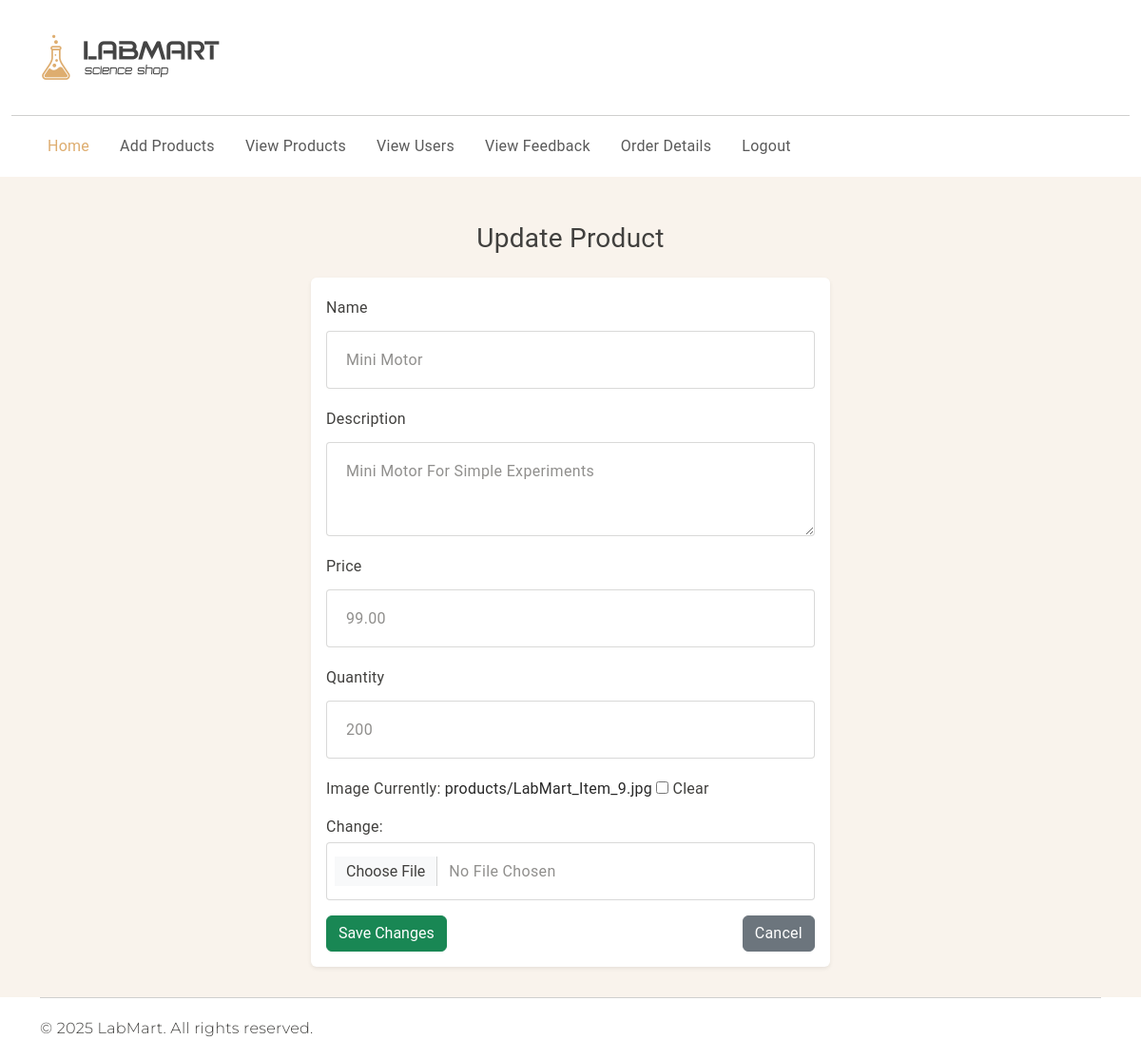
Page /updateproduct/4/ on the committed database.
### app1/models.py (models this page shows, shortened)
class Product(models.Model):
    name = models.CharField(max_length=200)
    description = models.TextField(blank=True, null=True)
    price = models.DecimalField(max_digits=10, decimal_places=2)
    quantity = models.PositiveIntegerField(default=0)
    image = models.ImageField(upload_to='products/', blank=True, null=True)
    created_at = models.DateTimeField(auto_now_add=True)
    updated_at = models.DateTimeField(auto_now=True)

### app1/views.py (the view)
# urls.py: path("updateproduct/<int:id>/", views.updateproduct, name="updateproduct"),
def updateproduct(request, id):
    product = get_object_or_404(Product, pk=id)
    if request.method == "POST":
        form = ProductForm(request.POST, request.FILES, instance=product)
        if form.is_valid():
            form.save()
            return redirect(viewproduct)
    else:
        form = ProductForm(instance=product)
    return render(request, "updateproduct.html", {"form": form})

### app1/form.py
class ProductForm(forms.ModelForm):
    class Meta:
        model = Product
        fields = ["name", "description", "price", "quantity", "image"]
        widgets = {
            "name": forms.TextInput(attrs={"class": "form-control"}),
            "description": forms.Textarea(attrs={"class": "form-control", "rows": 3}),
            "price": forms.NumberInput(attrs={"class": "form-control", "step": "0.01"}),
            "quantity": forms.NumberInput(attrs={"class": "form-control"}),
            "image": forms.ClearableFileInput(attrs={"class": "form-control"}),
        }

### template/updateproduct.html (shortened to what this page needs)
<!DOCTYPE html>
{% load static %}
<html lang="en">
<head>
<link rel="stylesheet" href="https://cdn.jsdelivr.net/npm/swiper@9/swiper-bundle.min.css" />
<link href="https://cdn.jsdelivr.net/npm/bootstrap@5.3.0-alpha3/dist/css/bootstrap.min.css" rel="stylesheet"
>
<link rel="stylesheet" type="text/css" href="{% static 'css/vendor.css' %}">
<link rel="stylesheet" type="text/css" href="{% static 'style.css' %}">
</head>
<body>
<header>
  <div class="container py-2">
    <div class="row py-4 align-items-center">
      <div class="col-sm-4 col-lg-3 text-center text-sm-start">
        <div class="main-logo">
            <img src="{% static 'images/logo.png' %}" alt="logo" class="img-fluid">
        </div>
      </div>
    </div>
  </div>
  <div class="container-fluid">
    <hr class="m-0">
  </div>
  <div class="container">
    <nav class="navbar navbar-expand-lg main-menu">
      <div class="offcanvas offcanvas-end" tabindex="-1" id="offcanvasNavbar" aria-labelledby="offcanvasNavbarLabel">
        <div class="offcanvas-body justify-content-between">
          <ul class="navbar-nav menu-list list-unstyled d-flex gap-md-3 mb-0">
            <li class="nav-item"><a href="{% url 'adminhome' %}" class="nav-link active">Home</a></li>
            <li class="nav-item"><a href="{% url 'addproduct' %}" class="nav-link">Add Products</a></li>
            <li class="nav-item"><a href="{% url 'viewproduct' %}" class="nav-link">View Products</a></li>
            <li class="nav-item"><a href="{% url 'viewuser' %}" class="nav-link">View Users</a></li>
            <li class="nav-item"><a href="{% url 'viewfeedback' %}" class="nav-link">View Feedback</a></li>
            <li class="nav-item"><a href="{% url 'orderdetails' %}" class="nav-link">Order Details</a></li>
            <li class="nav-item"><a href="{% url 'logout' %}" class="nav-link">Logout</a></li>
          </ul>
        </div>
      </div>
    </nav>
  </div>
</header>
<section id="update-product" class="min-vh-100" style="background:#F9F3EC;">
  <div class="container pt-5">
    <h3 class="text-center mb-4">Update Product</h3>
    <div class="row justify-content-center">
      <div class="col-md-6">
        <div class="card shadow-sm bg-white">
          <div class="card-body">
            <form method="post" enctype="multipart/form-data">
              {% for field in form %}
                <div class="mb-3">
                  <label class="form-label">{{ field.label }}</label>
                  {{ field }}
                </div>
              {% endfor %}
              <div class="d-flex justify-content-between mt-3">
                <button type="submit" class="btn btn-success">Save Changes</button>
                <a href="{% url 'viewproduct' %}" class="btn btn-secondary">Cancel</a>
              </div>
            </form>
          </div>
        </div>
      </div>
    </div>
  </div>
  <br>
</section>
  <div id="footer-bottom">
    <div class="container">
      <hr class="m-0">
      <div class="row mt-3">
        <div class="col-md-6 copyright">
          <p class="secondary-font">© 2025 LabMart. All rights reserved.</p>
        </div>
      </div>
    </div>
  </div>
</body>
</html>

### static/style.css (style rules this page uses)
:root { --header-height: 160px; --header-height-min: 80px; }
:root { --accent-color: #DEAD6F; --dark-color: #222222; --light-dark-color: #727272; --light-color: #fff; --grey-color: #dbdbdb; --light-grey-color: #fafafa; --primary-color: #6995B1; --light-primary-color: #eef1f3; }
:root { --body-font: 'Roboto', cursive; --heading-font: 'Roboto', cursive; --secondary-font: 'Montserrat', sans-serif; }
body { --bs-link-color: #333; --bs-link-hover-color: #333; --bs-link-color-rgb: 40, 40, 40; --bs-link-hover-color-rgb: 0, 0, 0; --bs-light-rgb: 248, 248, 248; --bs-font-sans-serif: 'Roboto', cursive; --bs-body-font-family: var(--bs-font-sans-serif); --bs-body-font-size: 1rem; --bs-body-font-weight: 400; --bs-body-line-height: 2; --bs-body-color: #41403E; --bs-primary: #DEAD6F; --bs-primary-rgb: 222, 173, 111; --bs-primary-bg-subtle: #FFF9EB; --bs-border-color: #F7F7F7; --bs-secondary-rgb: 230, 243, 251; --bs-success-rgb: 238, 245, 228; --bs-danger-rgb: 249, 235, 231; --bs-warning-rgb: 255, 249, 235; --bs-info-rgb: 230, 243, 250; }
body { letter-spacing: 0.01625rem; }
h1, h2, h3, h4, h5, h6 { font-family: var(--heading-font); color: var(--bs-body-color); font-weight: 400; text-transform: capitalize; }
a { text-decoration: none; }
.secondary-font { font-family: var(--secondary-font); font-weight: 300; }
.navbar-nav .nav-link.active, .navbar-nav .nav-link.show, .nav-link:focus, .nav-link:hover { color: var(--accent-color); }
.card { --bs-card-inner-border-radius: none; --bs-card-bg: transparent; background-color: transparent; border: none; }
.form-control { color: #908F8D; line-height: normal; letter-spacing: 0.02125rem; text-transform: capitalize; border-radius: 0.25rem; border: 1px solid rgba(65, 64, 62, 0.20); background: #FFF; display: flex; padding: 1.25rem 0rem 1.25rem 1.25rem; align-items: center; gap: 0.375rem; align-self: stretch; }

### rows in the picture
Product: form "Mini Motor" "Mini Motor For Simple Experiments" "99.00" "200"

### other values in the picture
{{ field.label }} "Name" "Description" "Price" "Quantity" "Image"
